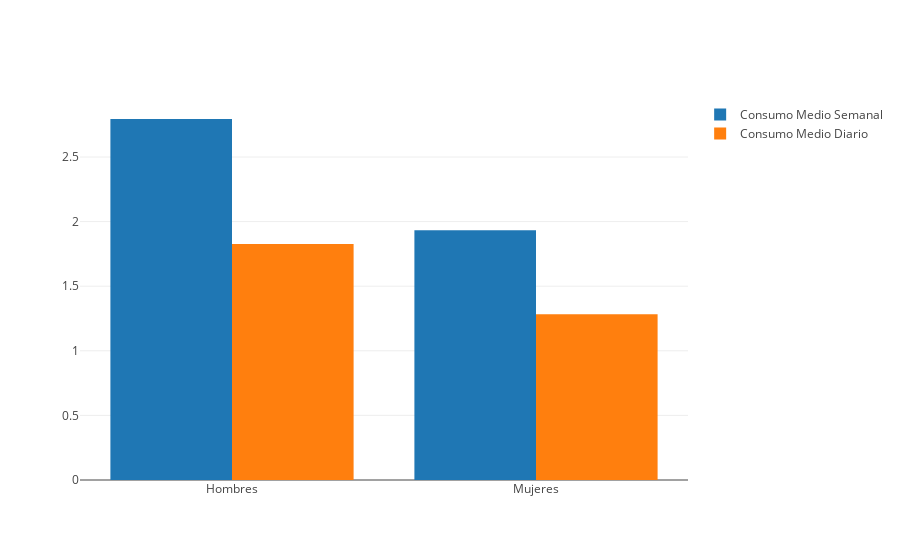

Here is the notebook cell this chart was saved with:
### Code cell
m_walc_mean = data_male['Walc'].mean()
fem_walc_mean = data_female['Walc'].mean()
m_dalc_mean = data_male['Dalc'].mean()
fem_dalc_mean = data_female['Dalc'].mean()

from plotly.offline import download_plotlyjs, init_notebook_mode, plot, iplot
import plotly.graph_objs as go
init_notebook_mode(connected=True)

trace1 = go.Bar(
    x=['Hombres', 'Mujeres'],
    y=[m_walc_mean,fem_walc_mean],
    name='Consumo Medio Semanal'
)
trace2 = go.Bar(
    x=['Hombres', 'Mujeres'],
    y=[m_dalc_mean,fem_dalc_mean],
    name='Consumo Medio Diario'
)

data2plot = [trace1, trace2]
layout = go.Layout(
    barmode='group'
)

fig = go.Figure(data=data2plot, layout=layout)
iplot(fig, filename='grouped-bar')

### Figure 1 — Plotly figure (JSON) as saved in the notebook; plotly's stock layout.template omitted (floating-point values rounded to 4 significant figures)
{"data": [{"name": "Consumo Medio Semanal", "type": "bar", "x": ["Hombres", "Mujeres"], "y": [2.794, 1.933]}, {"name": "Consumo Medio Diario", "type": "bar", "x": ["Hombres", "Mujeres"], "y": [1.827, 1.282]}], "layout": {"barmode": "group"}}
